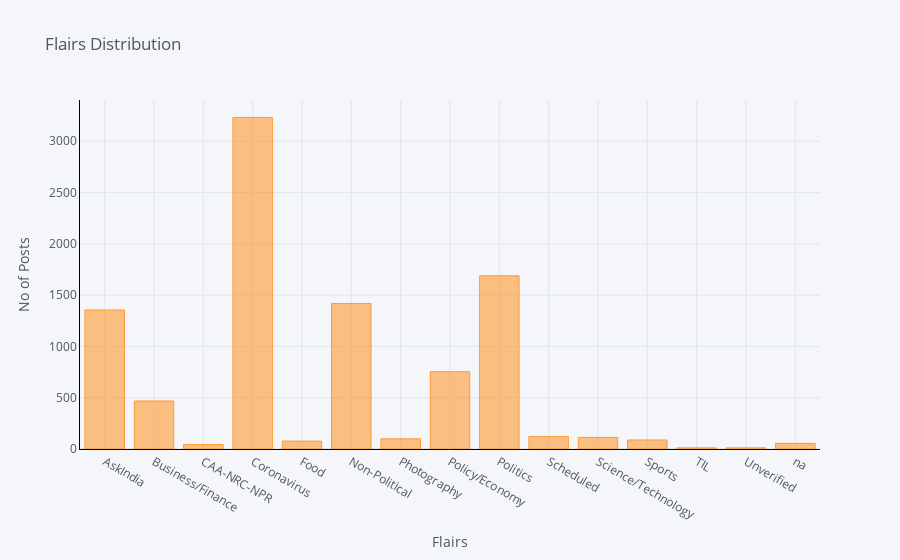

Notebook code cell kept with this figure:
### Code cell
# Above Graph doen't appeal much let's use plotly
# Love Plotly
# We can interact with the graph in the jupyter itself
data_df.groupby('flair').count()['id'].iplot(kind='bar', yTitle='No of Posts', 
                                                    xTitle='Flairs',linecolor='black', title='Flairs Distribution')

### Figure 1 — Plotly figure (JSON) as saved in the notebook; plotly's stock layout.template omitted (floating-point values rounded to 4 significant figures)
{"data": [{"marker": {"color": "rgba(255, 153, 51, 0.6)", "line": {"color": "rgba(255, 153, 51, 1.0)", "width": 1}}, "name": "id", "orientation": "v", "text": "", "type": "bar", "x": ["AskIndia", "Business/Finance", "CAA-NRC-NPR", "Coronavirus", "Food", "Non-Political", "Photography", "Policy/Economy", "Politics", "Scheduled", "Science/Technology", "Sports", "TIL", "Unverified", "na"], "y": [1355, 468, 44, 3232, 77, 1419, 99, 754, 1688, 121, 113, 88, 11, 11, 55]}], "layout": {"legend": {"bgcolor": "#F5F6F9", "font": {"color": "#4D5663"}}, "paper_bgcolor": "#F5F6F9", "plot_bgcolor": "#F5F6F9", "title": {"font": {"color": "#4D5663"}, "text": "Flairs Distribution"}, "xaxis": {"gridcolor": "#E1E5ED", "linecolor": "black", "showgrid": true, "tickfont": {"color": "#4D5663"}, "title": {"font": {"color": "#4D5663"}, "text": "Flairs"}, "zerolinecolor": "#E1E5ED"}, "yaxis": {"gridcolor": "#E1E5ED", "linecolor": "black", "showgrid": true, "tickfont": {"color": "#4D5663"}, "title": {"font": {"color": "#4D5663"}, "text": "No of Posts"}, "zerolinecolor": "#E1E5ED"}}}
